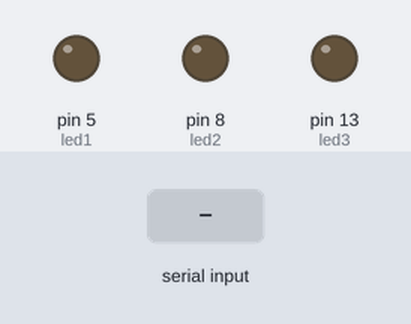
Simulated run of this sketch. Board: Arduino Uno, built with avr-gcc and run on an emulated ATmega328P. On the bench: output pins drawn as LEDs (lit = HIGH). The test bench sets the inputs (shaded band). What the sketch prints to the serial monitor is not drawn.

Above: at 1.2 s.
1.3 s: "1\n" received over Serial
At 2.2 s:
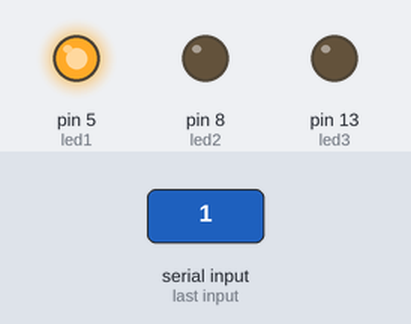
2.8 s: byte 54 ('6') received over Serial
At 3.4 s:
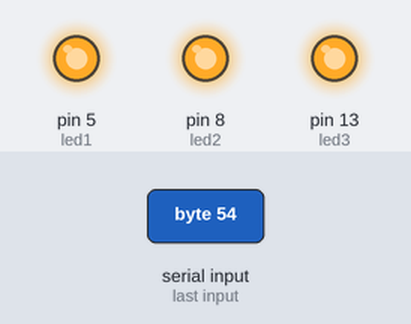
4.3 s: byte 48 ('0') received over Serial
At 5.5 s:
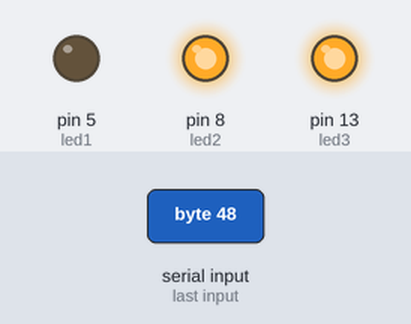
5.8 s: byte 51 ('3') received over Serial
At 6.8 s:
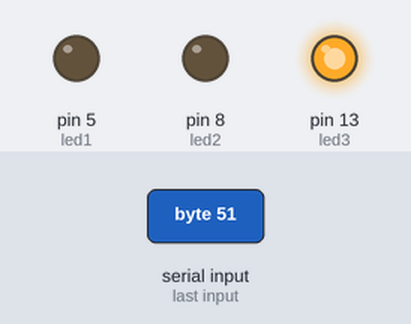
7.3 s: byte 49 ('1') received over Serial
At 8.0 s:
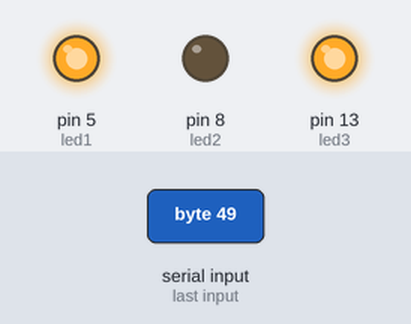
8.8 s: "0\n" received over Serial
At 9.1 s:
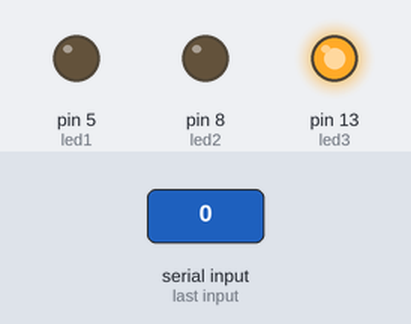
Timing chart, 0 to 11.3 s (numbered marks = the images above; inputs shaded):
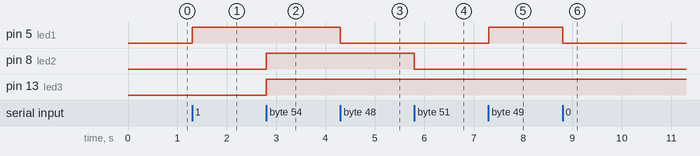

The sketch:

Arduino_led_bluetooth_code.ino
```cpp
char states = 0; // Définit une variable de caractère pour stocker la valeur entrante

const int led1 = 5; // Définit la broche pour la LED 1
const int led2 = 8; // Définit la broche pour la LED 2
const int led3 = 13; // Définit la broche pour la LED 3

// initialisation de la fonction
void setup() {
  Serial.begin(9600);  // Initialise la communication série avec une vitesse de 9600 bauds
  pinMode(led1, OUTPUT); // Initialise la broche pour la LED 1 en sortie
  pinMode(led2, OUTPUT); // Initialise la broche pour la LED 2 en sortie
  pinMode(led3, OUTPUT); // Initialise la broche pour la LED 3 en sortie
}

// excution de programme
void loop() {
  if (Serial.available() > 0) { // Vérifie si des données sont disponibles sur la communication série
    states = Serial.read(); // Lit la valeur entrante et la stocke dans la variable "states"
    Serial.print(states); // Affiche la valeur entrante dans le moniteur série
    Serial.print("\n"); // Passe à la ligne dans le moniteur série
    if (states == '1') { // Si la valeur entrante est '1'
      digitalWrite(led1, HIGH); // Allume la LED 1
      Serial.print("led 1 Alummee"); // Affiche un message dans le moniteur série
    }
    else if (states == '0') { // Sinon, si la valeur entrante est '0'
      digitalWrite(led1, LOW); // Éteint la LED 1
      Serial.print("led 1 eteint"); // Affiche un message dans le moniteur série
    }
    else if (states == '2') { // Si la valeur entrante est '2'
      digitalWrite(led2, HIGH); // Allume la LED 2
      Serial.print("led 2 Alummee"); // Affiche un message dans le moniteur série
    }
    else if (states == '3') { // Sinon, si la valeur entrante est '3'
      digitalWrite(led2, LOW); // Éteint la LED 2
      Serial.print("led 2 eteint"); // Affiche un message dans le moniteur série
    }
    else if (states == '4') { // Si la valeur entrante est '4'
      digitalWrite(led3, HIGH); // Allume la LED 3
      Serial.print("led 3 Alummee"); // Affiche un message dans le moniteur série
    }
    else if (states == '5') { // Sinon, si la valeur entrante est '5'
      digitalWrite(led3, LOW); // Éteint la LED 3
      Serial.print("led 3 eteint"); // Affiche un message dans le moniteur série
    }
    else if (states == '6') { // Si la valeur entrante est '6'
      digitalWrite(led1, HIGH); // Allume la LED 1
      digitalWrite(led2, HIGH); // Allume la LED 2
      digitalWrite(led3, HIGH); // Allume la LED 3
      Serial.print("ON ALL "); // Affiche un message dans le moniteur série
    }
    else if (states == '7') { // Si la valeur entrante est '7'
      digitalWrite(led1, LOW); // Éteint la LED 1
      digitalWrite(led2, LOW); // Éteint la LED 2
      digitalWrite(led3, LOW); // Éteint la LED 3
      Serial.print("ON ALL "); // Affiche un message dans le moniteur série
    }
  }
}
```

Measured:
- after the input at 1.3 s, pin 5 (led1): LOW → HIGH at once
- after the input at 2.8 s, pin 8 (led2), pin 13 (led3): LOW → HIGH at once
- after the input at 4.3 s, pin 5 (led1): HIGH → LOW at once
- after the input at 5.8 s, pin 8 (led2): HIGH → LOW at once
- after the input at 7.3 s, pin 5 (led1): LOW → HIGH at once
- after the input at 8.8 s, pin 5 (led1): HIGH → LOW at once
